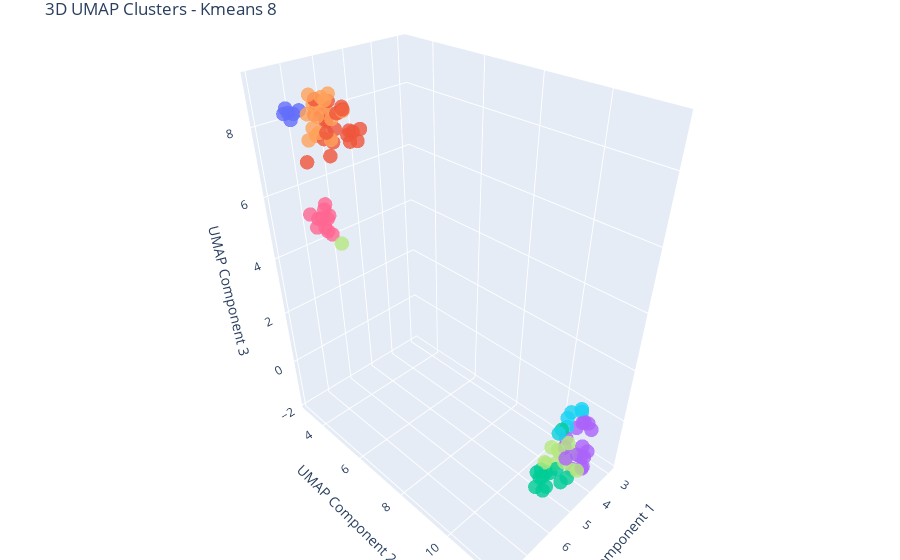

Notebook cell for this chart:
### Code cell
kmeans = KMeans(n_clusters=8, random_state=42, n_init=50)
cluster_labels = kmeans.fit_predict(df_pca)

visualise_clusters_umap_3d(umap_3d, cluster_labels, 'Kmeans 8')

### Figure 1 — Plotly figure (JSON) as saved in the notebook; plotly's stock layout.template omitted (floating-point values rounded to 4 significant figures)
{"data": [{"hoverinfo": "text", "marker": {"color": ["#EF553B", "#EF553B", "#00CC96", "#19D3F3", "#AB63FA", "#EF553B", "#B6E880", "#AB63FA", "#B6E880", "#FF6692", "#EF553B", "#FFA15A", "#EF553B", "#FFA15A", "#FFA15A", "#EF553B", "#636EFA", "#FFA15A", "#EF553B", "#B6E880", "#AB63FA", "#FFA15A", "#19D3F3", "#AB63FA", "#B6E880", "#FFA15A", "#636EFA", "#EF553B", "#B6E880", "#AB63FA", "#19D3F3", "#EF553B", "#FFA15A", "#EF553B", "#FFA15A", "#AB63FA", "#EF553B", "#AB63FA", "#636EFA", "#AB63FA", "#FFA15A", "#EF553B", "#FF6692", "#FF6692", "#AB63FA", "#FFA15A", "#636EFA", "#FFA15A", "#AB63FA", "#FFA15A", "#B6E880", "#EF553B", "#AB63FA", "#00CC96", "#FF6692", "#FF6692", "#00CC96", "#EF553B", "#19D3F3", "#B6E880", "#FF6692", "#FFA15A", "#EF553B", "#EF553B", "#EF553B", "#00CC96", "#FFA15A", "#00CC96", "#00CC96", "#EF553B", "#00CC96", "#FF6692", "#00CC96", "#EF553B", "#19D3F3", "#EF553B", "#00CC96", "#EF553B", "#B6E880", "#FFA15A", "#FFA15A", "#FF6692", "#B6E880", "#AB63FA", "#B6E880", "#AB63FA", "#AB63FA", "#FFA15A", "#B6E880", "#636EFA", "#00CC96", "#19D3F3", "#FF6692", "#00CC96", "#00CC96", "#B6E880", "#EF553B", "#AB63FA", "#00CC96", "#B6E880", "#FF6692", "#AB63FA", "#636EFA", "#FF6692"], "opacity": 0.8, "size": 5}, "mode": "markers", "text": ["Cluster 1", "Cluster 1", "Cluster 2", "Cluster 5", "Cluster 3", "Cluster 1", "Cluster 7", "Cluster 3", "Cluster 7", "Cluster 6", "Cluster 1", "Cluster 4", "Cluster 1", "Cluster 4", "Cluster 4", "Cluster 1", "Cluster 0", "Cluster 4", "Cluster 1", "Cluster 7", "Cluster 3", "Cluster 4", "Cluster 5", "Cluster 3", "Cluster 7", "Cluster 4", "Cluster 0", "Cluster 1", "Cluster 7", "Cluster 3", "Cluster 5", "Cluster 1", "Cluster 4", "Cluster 1", "Cluster 4", "Cluster 3", "Cluster 1", "Cluster 3", "Cluster 0", "Cluster 3", "Cluster 4", "Cluster 1", "Cluster 6", "Cluster 6", "Cluster 3", "Cluster 4", "Cluster 0", "Cluster 4", "Cluster 3", "Cluster 4", "Cluster 7", "Cluster 1", "Cluster 3", "Cluster 2", "Cluster 6", "Cluster 6", "Cluster 2", "Cluster 1", "Cluster 5", "Cluster 7", "Cluster 6", "Cluster 4", "Cluster 1", "Cluster 1", "Cluster 1", "Cluster 2", "Cluster 4", "Cluster 2", "Cluster 2", "Cluster 1", "Cluster 2", "Cluster 6", "Cluster 2", "Cluster 1", "Cluster 5", "Cluster 1", "Cluster 2", "Cluster 1", "Cluster 7", "Cluster 4", "Cluster 4", "Cluster 6", "Cluster 7", "Cluster 3", "Cluster 7", "Cluster 3", "Cluster 3", "Cluster 4", "Cluster 7", "Cluster 0", "Cluster 2", "Cluster 5", "Cluster 6", "Cluster 2", "Cluster 2", "Cluster 7", "Cluster 1", "Cluster 3", "Cluster 2", "Cluster 7", "Cluster 6", "Cluster 3", "Cluster 0", "Cluster 6"], "type": "scatter3d", "x": [6.734, 6.868, 4.683, 2.999, 3.401, 6.531, 4.109, 3.868, 3.592, 7.535, 6.91, 7.8, 6.622, 7.814, 7.494, 6.684, 6.92, 7.206, 6.517, 4.239, 3.536, 7.416, 3.318, 3.786, 4.325, 7.408, 6.992, 6.656, 3.85, 3.304, 3.292, 6.498, 6.817, 6.507, 6.857, 4.249, 6.238, 4.582, 7.266, 3.567, 7.534, 6.707, 7.626, 7.701, 3.204, 7.965, 7.446, 7.367, 3.781, 7.217, 4.078, 7.93, 4.07, 5.122, 7.953, 7.867, 4.803, 6.085, 3.168, 3.946, 7.824, 7.581, 6.299, 6.145, 6.179, 4.867, 6.812, 4.597, 5.367, 6.063, 5.513, 7.807, 3.415, 7.019, 2.877, 6.067, 4.807, 6.316, 3.388, 6.937, 7.084, 7.671, 3.86, 4.228, 4.694, 4.232, 4.571, 7.809, 7.766, 7.256, 5.219, 3.962, 7.517, 5.323, 5.286, 4.308, 6.521, 4.109, 4.312, 4.007, 7.69, 4.293, 7.416, 7.814], "y": [3.777, 3.884, 10.93, 10.72, 11.35, 4.24, 10.77, 11.41, 10.94, 5.029, 4.453, 5.194, 3.941, 5.326, 4.846, 3.917, 3.254, 4.92, 3.841, 10.78, 10.92, 4.907, 10.47, 11.36, 10.52, 5.428, 3.073, 4.286, 10.54, 11.16, 10.43, 4.016, 4.892, 4.741, 4.58, 11.04, 3.967, 11.6, 3.361, 11.11, 4.602, 3.72, 4.98, 4.757, 10.98, 5.215, 3.583, 4.502, 11.54, 4.534, 11.3, 4.959, 10.94, 10.97, 4.801, 5.408, 11.2, 4.734, 10.46, 10.65, 5.237, 5.574, 4.541, 4.091, 4.53, 11.43, 5.065, 10.72, 11.27, 4.216, 11.01, 5.496, 10.36, 4.627, 10.63, 4.557, 10.67, 4.364, 10.64, 4.513, 4.609, 5.153, 10.87, 11.7, 10.7, 11.71, 11.32, 5.453, 5.808, 3.153, 10.81, 10.6, 4.876, 11.15, 10.97, 10.62, 3.82, 11.63, 11.3, 11.43, 4.917, 11.5, 3.304, 4.825], "z": [8.383, 8.301, -1.541, -0.3183, -0.3312, 7.92, -1.18, -1.096, -1.527, 6.062, 8.324, 8.537, 8.429, 8.39, 8.94, 7.602, 8.274, 8.811, 8.016, -1.636, -0.4685, 8.999, -0.9364, -0.7499, -1.773, 8.718, 8.151, 7.609, -0.7803, -0.2762, -0.588, 8.603, 8.589, 7.89, 9.003, -0.6675, 8.203, -0.8941, 8.127, -0.08704, 8.658, 8.627, 6.251, 5.927, -0.4174, 8.291, 8.417, 9.07, -0.8266, 8.5, -1.617, 7.649, -0.4988, -1.296, 6.164, 5.876, -1.041, 7.937, -0.4088, -1.365, 5.898, 8.297, 7.599, 8.382, 7.834, -1.369, 8.678, -1.774, -1.27, 7.751, -1.388, 5.796, -1.076, 7.436, -0.3544, 7.556, -1.518, 8.419, -1.482, 8.832, 8.976, 6.064, -1.792, -0.5723, -1.253, -0.9749, -0.6675, 8.499, 5.637, 8.379, -1.168, -0.6354, 6.326, -1.594, -1.196, -0.9579, 7.71, -1.237, -1.776, -1.592, 5.997, -0.5836, 8.31, 5.735]}], "layout": {"margin": {"b": 0, "l": 0, "r": 0, "t": 30}, "scene": {"xaxis": {"title": {"text": "UMAP Component 1"}}, "yaxis": {"title": {"text": "UMAP Component 2"}}, "zaxis": {"title": {"text": "UMAP Component 3"}}}, "title": {"text": "3D UMAP Clusters - Kmeans 8"}}}
